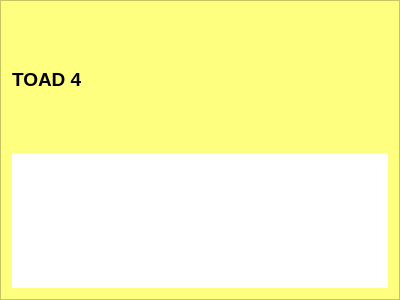
<?xml version="1.0" encoding="UTF-8"?>
<ui version="4.0">
 <class>toad_frame_4</class>
 <widget class="QFrame" name="toad_frame_4">
  <property name="geometry">
   <rect>
    <x>0</x>
    <y>0</y>
    <width>400</width>
    <height>300</height>
   </rect>
  </property>
  <property name="windowTitle">
   <string>Frame</string>
  </property>
  <property name="styleSheet">
   <string notr="true">background-color: rgb(255, 255, 127);</string>
  </property>
  <property name="frameShape">
   <enum>QFrame::StyledPanel</enum>
  </property>
  <property name="frameShadow">
   <enum>QFrame::Raised</enum>
  </property>
  <layout class="QVBoxLayout" name="verticalLayout">
   <item>
    <widget class="QLabel" name="title_label">
     <property name="font">
      <font>
       <pointsize>14</pointsize>
       <weight>75</weight>
       <bold>true</bold>
      </font>
     </property>
     <property name="text">
      <string>TOAD 4</string>
     </property>
    </widget>
   </item>
   <item>
    <widget class="toad_frame" name="widget">
     <property name="autoFillBackground">
      <bool>false</bool>
     </property>
     <property name="styleSheet">
      <string notr="true">background-color: rgb(255, 255, 255);</string>
     </property>
    </widget>
   </item>
  </layout>
 </widget>
 <customwidgets>
  <customwidget>
   <class>toad_frame</class>
   <extends>QFrame</extends>
   <header>.toad_frame</header>
   <container>1</container>
  </customwidget>
 </customwidgets>
 <resources/>
 <connections/>
</ui>
